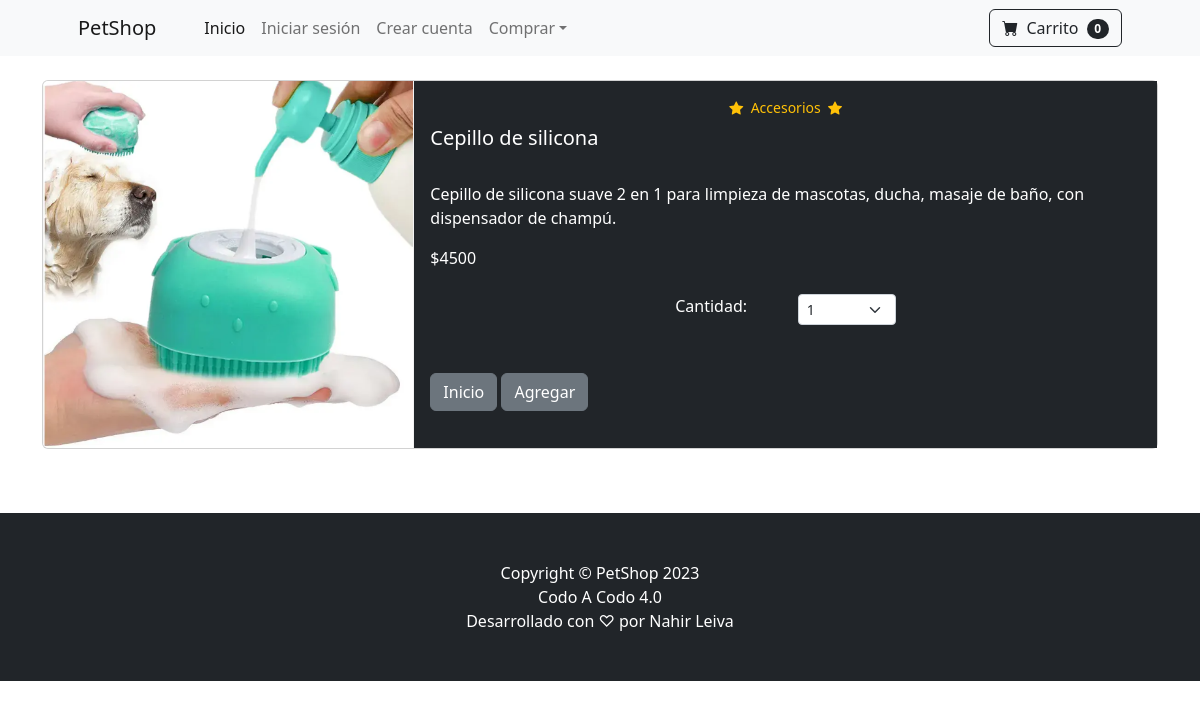
/product/22, run on the app's committed database.
### crud/models.py (models this page shows, shortened)
class Product(models.Model):
    name = models.CharField(max_length=100)
    price = models.FloatField(default=0)
    category = models.ForeignKey(Category, on_delete=models.CASCADE, default=1)
    description = models.CharField(max_length=250, default='', blank=True, null=True)
    image = models.ImageField(upload_to='uploads/product/')

class Category(models.Model):
    name = models.CharField(max_length=50)
    def __str__(self):
        return self.name
    class Meta:
        verbose_name_plural = 'categories'

### crud/views.py (the view)
# urls.py: path('product/<int:pk>', views.product, name='product'),
def product(request,pk):
    product = Product.objects.get(id=pk)
    return render(request, 'product.html', {'product': product})

### cart/cart.py (called while the page is built)
	def __len__(self):
		return len(self.cart)

### cart/context_processors.py (called while the page is built)
def cart(request):
	return {'cart': Cart(request)}

### crud/templates/product.html (shortened to what this page needs)
{% extends 'base.html' %}
{% block content %}
<div class="container">
    <br />
    <div class="card mb-3">
        <div class="row g-0">
            <div class="col-md-4">
                <img src="{{ product.image.url }}" class="img-fluid rounded-start" alt="...">
            </div>
            <div class="col-md-8">
                <div class="card-body h-100 text-bg-dark">
                    <div class="d-flex justify-content-center small text-warning mb-2">
                        <div class="bi-star-fill"></div>
                        &nbsp;&nbsp;{{ product.category }}&nbsp;&nbsp;
                        <div class="bi-star-fill"></div>
                    </div>
                    <h5 class="card-title">{{ product.name }}</h5>
                    <br />
                    <p class="card-text justified">{{ product.description }}</p>
                    ${{ product.price }}
                    <br /><br />
                    <div class="row justify-content-center">
                        <div class="col-md-2">Cantidad:</div>
                        <div class="col-md-2">
                            <select class="form-select form-select-sm" id="qty-cart">
                                <option value="1">1</option>
                            </select>
                        </div>
                    </div>
                    <br /><br />
                    <a href="{% url 'shop'%}" class="btn btn-secondary">Inicio</a>
                    <button type="button" value="{{ product.id }}" class="btn btn-secondary"
                        id="add-cart">Agregar</button>
                </div>
            </div>
        </div>
    </div>
</div>
<br><br>
{% endblock %}

### data on the page
Product: image (picture), category "Accesorios", name "Cepillo de silicona", description "Cepillo de silicona suave 2 en 1 para limpieza de mascotas, ducha, masaje de baño, con dispensador de champú.", price "4500"

### other printed values
{{ cart|length }} "0"
